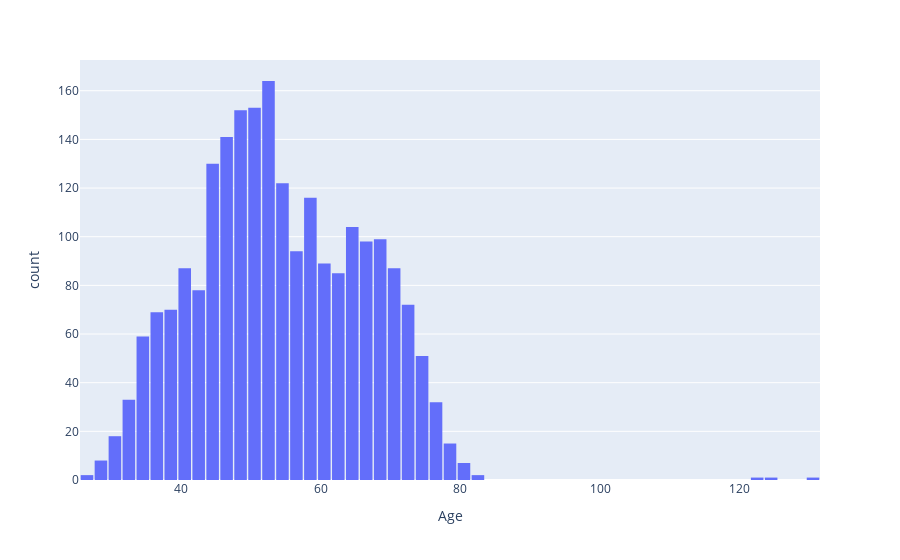

Here is the notebook cell this chart was saved with:
### Markdown cell above
# Visualization of the data frame characteristics:
Plotting the distribution of values in the 'Age' column of the DataFrame 'df', with the bars of the histogram spaced closely together by setting the gap between them to 0.1.

### Code cell
fig1=px.histogram(df,x='Age')
fig1.update_layout(bargap=0.1)
fig1.show()

### Figure 1 — Plotly figure (JSON) as saved in the notebook; plotly's stock layout.template omitted (floating-point values rounded to 4 significant figures; data arrays with more than 128 entries replaced by an {"elided": "..."} marker saying what was removed)
{"data": [{"alignmentgroup": "True", "bingroup": "x", "hovertemplate": "Age=%{x}<br>count=%{y}<extra></extra>", "legendgroup": "", "marker": {"color": "#636efa", "pattern": {"shape": ""}}, "name": "", "offsetgroup": "", "orientation": "v", "showlegend": false, "type": "histogram", "x": {"elided": "2240 int values"}, "xaxis": "x", "yaxis": "y"}], "layout": {"bargap": 0.1, "barmode": "relative", "legend": {"tracegroupgap": 0}, "margin": {"t": 60}, "xaxis": {"anchor": "y", "domain": [0, 1], "title": {"text": "Age"}}, "yaxis": {"anchor": "x", "domain": [0, 1], "title": {"text": "count"}}}}
